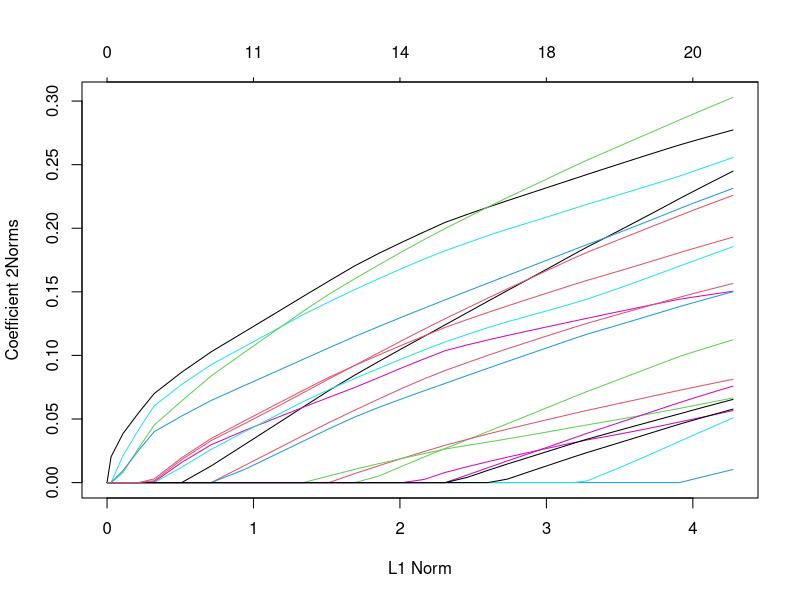
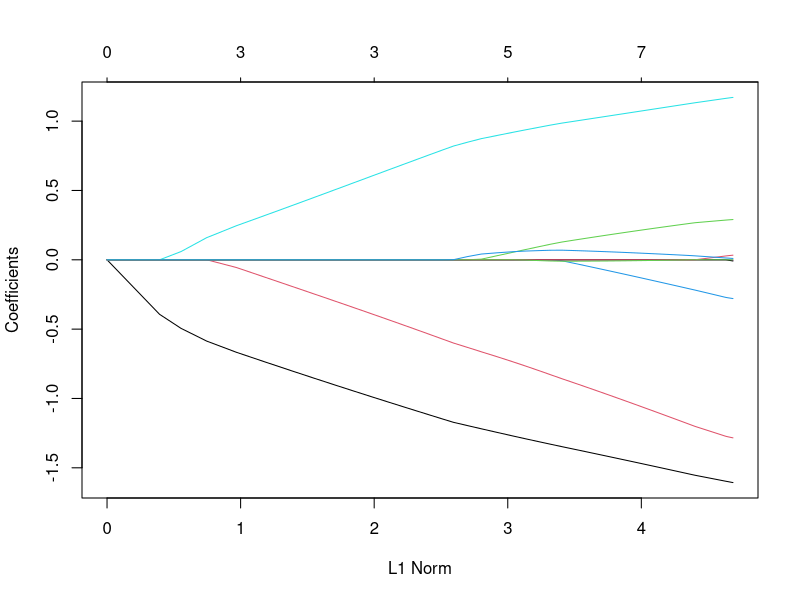
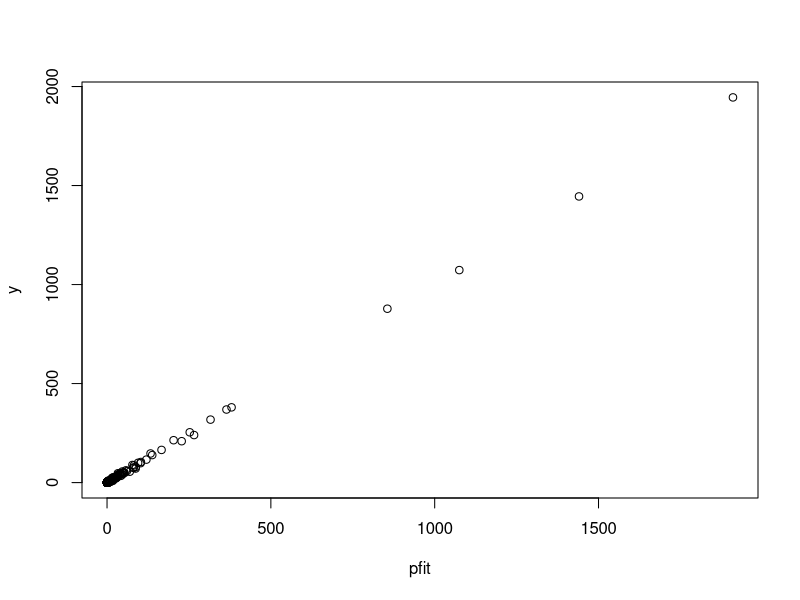
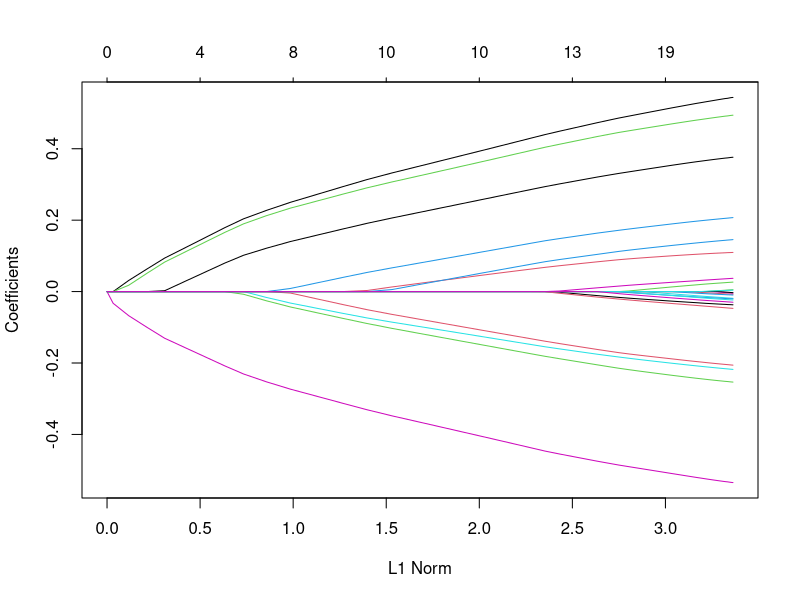

These figures' R source, in order:
library(glmnet)


### Name: glmnet
### Title: fit a GLM with lasso or elasticnet regularization
### Aliases: glmnet
### Keywords: models regression

### ** Examples

# Gaussian
x=matrix(rnorm(100*20),100,20)
y=rnorm(100)
fit1=glmnet(x,y)
print(fit1)
coef(fit1,s=0.01) # extract coefficients at a single value of lambda
predict(fit1,newx=x[1:10,],s=c(0.01,0.005)) # make predictions

#multivariate gaussian
y=matrix(rnorm(100*3),100,3)
fit1m=glmnet(x,y,family="mgaussian")
plot(fit1m,type.coef="2norm")

#binomial
g2=sample(1:2,100,replace=TRUE)
fit2=glmnet(x,g2,family="binomial")

#multinomial
g4=sample(1:4,100,replace=TRUE)
fit3=glmnet(x,g4,family="multinomial")
fit3a=glmnet(x,g4,family="multinomial",type.multinomial="grouped")
#poisson
N=500; p=20
nzc=5
x=matrix(rnorm(N*p),N,p)
beta=rnorm(nzc)
f = x[,seq(nzc)]%*%beta
mu=exp(f)
y=rpois(N,mu)
fit=glmnet(x,y,family="poisson")
plot(fit)
pfit = predict(fit,x,s=0.001,type="response")
plot(pfit,y)

#Cox
set.seed(10101)
N=1000;p=30
nzc=p/3
x=matrix(rnorm(N*p),N,p)
beta=rnorm(nzc)
fx=x[,seq(nzc)]%*%beta/3
hx=exp(fx)
ty=rexp(N,hx)
tcens=rbinom(n=N,prob=.3,size=1)# censoring indicator
y=cbind(time=ty,status=1-tcens) # y=Surv(ty,1-tcens) with library(survival)
fit=glmnet(x,y,family="cox")
plot(fit)

# Sparse
n=10000;p=200
nzc=trunc(p/10)
x=matrix(rnorm(n*p),n,p)
iz=sample(1:(n*p),size=n*p*.85,replace=FALSE)
x[iz]=0
sx=Matrix(x,sparse=TRUE)
inherits(sx,"sparseMatrix")#confirm that it is sparse
beta=rnorm(nzc)
fx=x[,seq(nzc)]%*%beta
eps=rnorm(n)
y=fx+eps
px=exp(fx)
px=px/(1+px)
ly=rbinom(n=length(px),prob=px,size=1)
system.time(fit1<-glmnet(sx,y))
system.time(fit2n<-glmnet(x,y))
